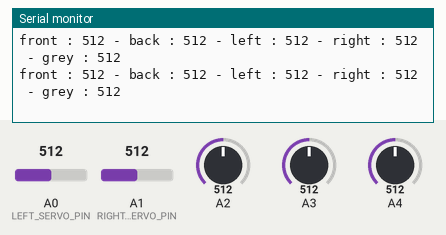
Bench run of a sketch on a simulated Arduino Uno, built with avr-gcc and run on an emulated ATmega328P. Parts: the last lines printed to the serial monitor. The test bench sets the inputs (shaded band); at power-on: A0 (LEFT_SERVO_PIN) = 512, A1 (RIGHT_SERVO_PIN) = 512, A2 = 512, A3 = 512, A4 = 512.

Above: at 1.8 s.
1.9 s: A0 (LEFT_SERVO_PIN) set to 490
At 2.7 s:
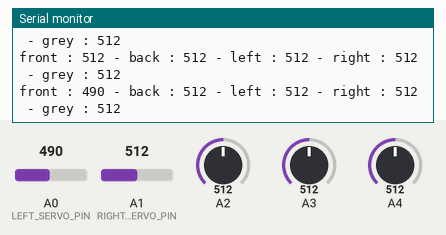
3.4 s: A1 (RIGHT_SERVO_PIN) set to 490
At 4.7 s:
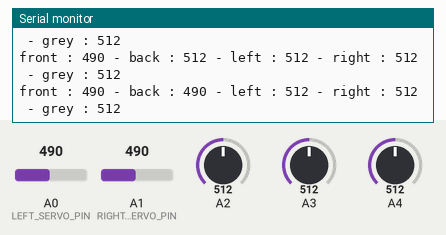
4.9 s: A2 set to 490
At 5.7 s:
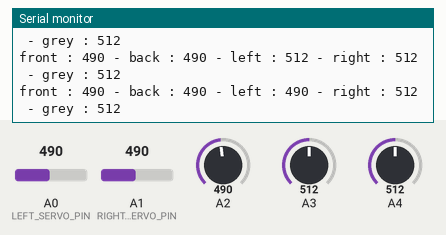
6.4 s: A3 set to 490
At 7.7 s:
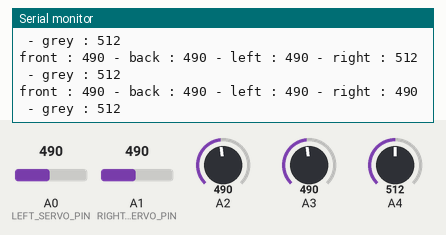
7.9 s: A4 set to 490
At 8.8 s:
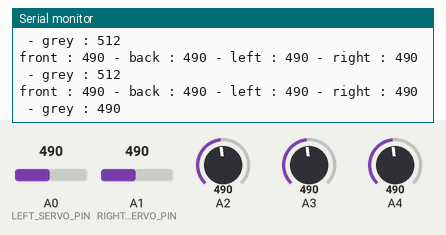
9.4 s: A0 (LEFT_SERVO_PIN) set to 510
At 10.9 s:
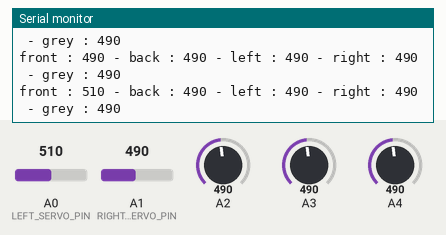
Timing chart, 0 to 11.9 s (numbered marks = the images above; inputs shaded):
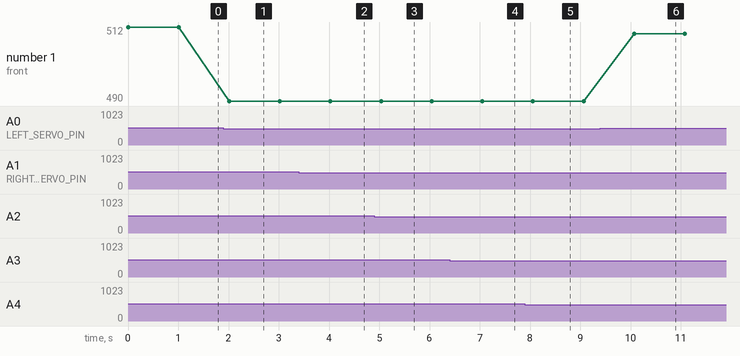

The sketch:

Test_Sensors_Read.ino
```cpp
#include "Sensor.h"

#define LEFT_SERVO_PIN 14
#define RIGHT_SERVO_PIN 15

#define SENSOR_FRONT_PIN 0
#define SENSOR_BACK_PIN 1
#define SENSOR_LEFT_PIN 2
#define SENSOR_RIGHT_PIN 3
#define SENSOR_LUM_PIN 5
#define SENSOR_GREY_PIN 4

//Sensors
Sensor sensor_front(SENSOR_FRONT_PIN);
Sensor sensor_back(SENSOR_BACK_PIN);
Sensor sensor_left(SENSOR_LEFT_PIN);
Sensor sensor_right(SENSOR_RIGHT_PIN);
Sensor sensor_lum(SENSOR_LUM_PIN);
Sensor sensor_grey(SENSOR_GREY_PIN);

//Vars
bool status = 0;

void setup() {
  Serial.begin(9600);

  sensor_front.setLimit(600);
  sensor_back.setMode(SENSOR_MODE_MINUS); //Valeur faible si detection
  sensor_back.setLimit(150);
  sensor_left.setLimit(600);
  sensor_right.setLimit(600);
  sensor_grey.setLimit(600);
}

void loop() {
  Serial.print("front : ");
  Serial.print(sensor_front.read());
  Serial.print(" - back : ");
  Serial.print(sensor_back.read());
  Serial.print(" - left : ");
  Serial.print(sensor_left.read());
  Serial.print(" - right : ");
  Serial.println(sensor_right.read());
  Serial.println("");
  Serial.print(" - grey : ");
  Serial.println(sensor_grey.read());
  Serial.println("");
  delay(1000);
}
```

Sensor.cpp
```cpp
#include "Arduino.h"
#include "Sensor.h"

Sensor::Sensor(int pin){
  this->pin = pin;
}

int Sensor::read(){
  return analogRead(this->pin);
}

void Sensor::setLimit(int limit){
  this->limit = limit;
}

bool Sensor::detect(){
  if (this->operatorMode == SENSOR_MODE_PLUS) //Mode supérieur
      return (this->read() > this->limit);
  else //Mode inférieur
    return (this->read() < this->limit);
}

int Sensor::readMap(int begin, int end) {
  return map(this->read(), 0, 1023, begin, end);
}

void Sensor::setMode(int operatorMode){
  this->operatorMode = operatorMode;
}
```

Sensor.h
```cpp
#ifndef Sensor_h
#define Sensor_h

#include "Arduino.h"

#define SENSOR_MODE_MINUS 0
#define SENSOR_MODE_PLUS 1

class Sensor {
  private:
    int pin;
    int limit = 500;
    int operatorMode = SENSOR_MODE_PLUS;

  public:
    Sensor(int pin);
    int read();
    void setLimit(int limit);
    bool detect();
    int readMap(int begin, int end);
    void setMode(int operatorMode);
};

#endif
```

Measured:
- after the input at 1.9 s, the serial monitor: prints a new line after 0.11 s (image 1)
- after the input at 3.4 s, the serial monitor: prints a new line after 0.63 s (image 2)
- after the input at 4.9 s, the serial monitor: prints a new line after 0.14 s (image 3)
- after the input at 6.4 s, the serial monitor: prints a new line after 0.65 s (image 4)
- after the input at 7.9 s, the serial monitor: prints a new line after 0.22 s (image 5)
- after the input at 9.4 s, the serial monitor: prints a new line after 0.67 s (image 6)
- plotted number 1: 512 → 490 after the input at 1.9 s, 490 → 510 after the input at 9.4 s
